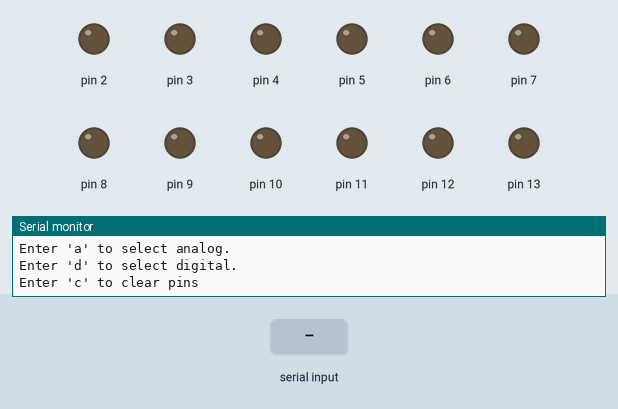
A sketch run on a simulated Arduino Uno, built with avr-gcc and run on an emulated ATmega328P. Parts: output pins drawn as LEDs (lit = HIGH), the last lines printed to the serial monitor. The test bench sets the inputs (shaded band).

Above: at 1.2 s.
1.3 s: "a" received over Serial
At 2.5 s:
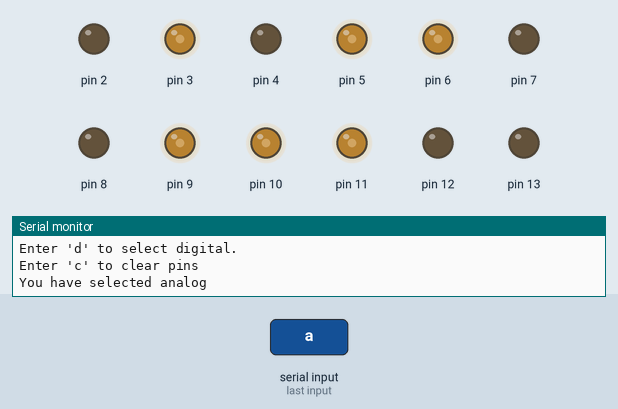
2.8 s: "d" received over Serial
At 3.8 s:
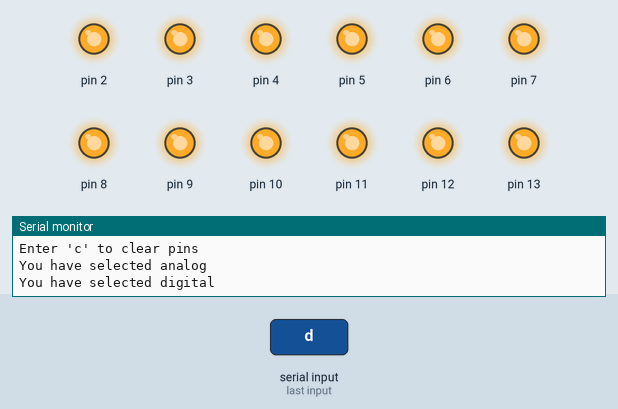
4.3 s: "a" received over Serial
At 5.0 s:
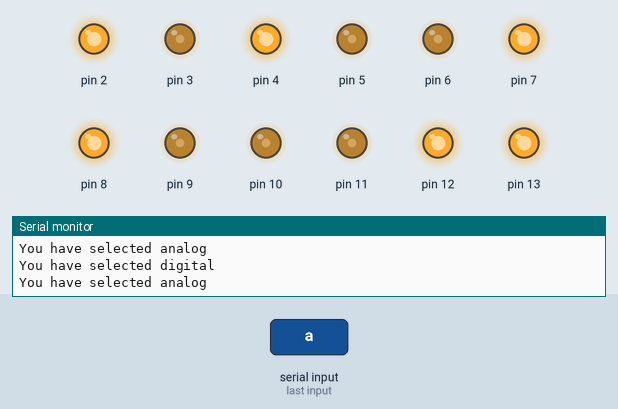
5.8 s: "c" received over Serial
At 6.1 s:
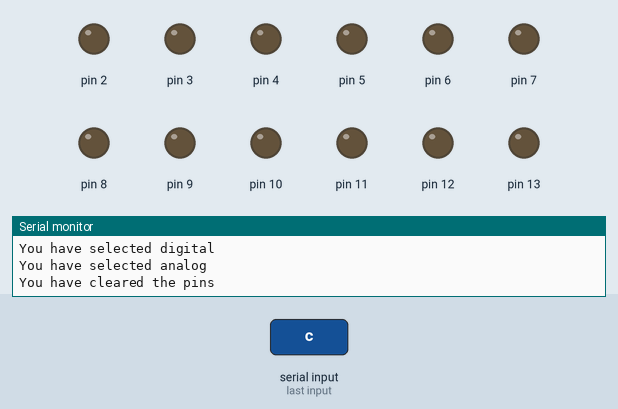
Timing chart, 0 to 8.3 s (numbered marks = the images above; inputs shaded):
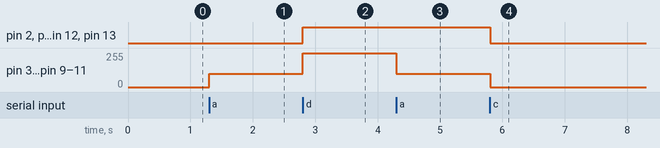

The sketch:

Pins.ino
```cpp
void clearPins() {
  int i;
  for (i = 2; i <= 13; i++) {
    digitalWrite(i, LOW);
  }
}

void checkDigital() {
  int i;
  for (i = 2; i <= 13; i++) {
    digitalWrite(i, HIGH);
  }
}

void checkAnalog() {
  analogWrite(3, 100);
  analogWrite(5, 100);
  analogWrite(6, 100);
  analogWrite(9, 100);
  analogWrite(10, 100);
  analogWrite(11, 100);
}

void setup() {
  Serial.begin(9600); // bits per sec

  int i;
  for (i = 2; i <= 13; i++) {
    pinMode(i, OUTPUT);
  }

  Serial.println("Enter 'a' to select analog.\nEnter 'd' to select digital.\nEnter 'c' to clear pins");
}

void loop() {
  if (Serial.available()) {
    char message = Serial.read();
    switch(message) {
      case 'a':
        checkAnalog();
        Serial.println("You have selected analog");
        break;
      case 'd':
        checkDigital();
        Serial.println("You have selected digital");
        break;
      case 'c':
        clearPins();
        Serial.println("You have cleared the pins");
        break;
      default:
        Serial.println("You did not select between 'a', 'd', or 'c'");
        break;
    }
  }
}
```

Measured:
- after the input at 1.3 s, pin 3, pin 5, pin 6, pin 9–11: 0/255 → 100/255 at once
- after the input at 2.8 s, pin 2, pin 4, pin 7, pin 8, pin 12, pin 13: LOW → HIGH at once; pin 3, pin 5, pin 6, pin 9–11: 100/255 → 255/255 at once
- after the input at 4.3 s, pin 3, pin 5, pin 6, pin 9–11: 255/255 → 100/255 at once
- after the input at 5.8 s, pin 2, pin 4, pin 7, pin 8, pin 12, pin 13: HIGH → LOW at once; pin 3, pin 5, pin 6, pin 9–11: 100/255 → 0/255 at once
